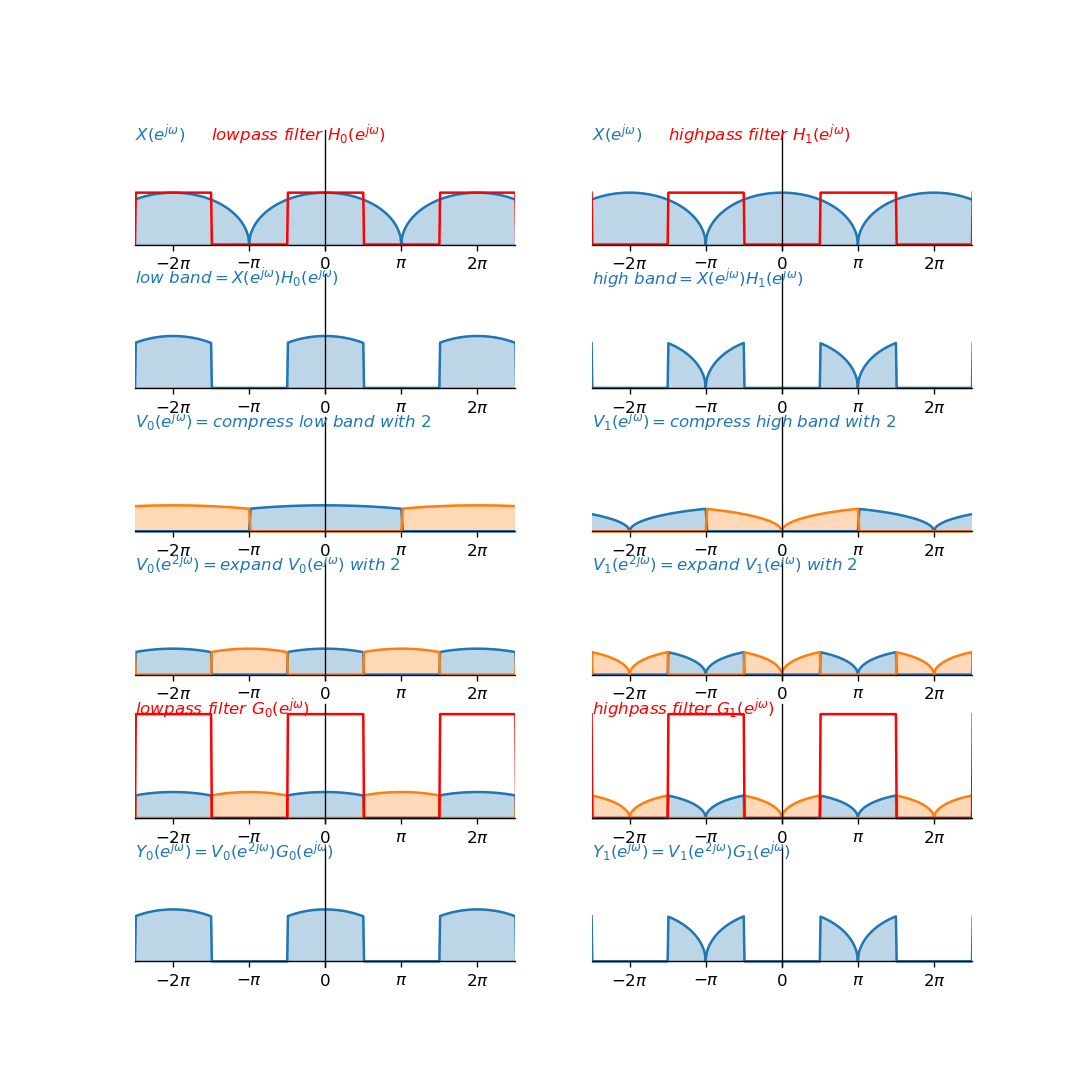

This figure's Python source:
import numpy as np
import matplotlib.pyplot as plt

def axesCross(ax):
    ax.spines['left'].set_position('zero')
    ax.spines['bottom'].set_position('zero')
    ax.spines['right'].set_color('none')
    ax.spines['top'].set_color('none')
    ax.yaxis.set_ticks([])
    ax.set_xlim(-5, 5)
    ax.set_ylim(-.1, 2.2)
    ax.xaxis.set_ticks([-4, -2, 0, 2, 4])
    ax.xaxis.set_ticklabels([r"$-2\pi$", r"$-\pi$", r"$0$", r"$\pi$", r"$2\pi$"])

def periodization(f, T, times, ax=None):
    limit = np.floor(T*times/2)
    x = np.arange(-limit, limit, .02)
    sumY = 0
    for n in np.arange(times):
        y1 = f(x-T*n)
        sumY = sumY + y1
        if ax is not None:
            ax.plot(x, y1, color='C0', linestyle=':')
            ax.fill_between(x, 0, y1, facecolor='#999999', alpha=.5)

        if n != 0:
            y2 = f(x+T*n)
            sumY = sumY + y2
            if ax is not None:
                ax.plot(x, y2, color='C0', linestyle=':')
                ax.fill_between(x, 0, y2, facecolor='#999999', alpha=.5)
    return x, sumY


# the tick 2 is pi
f = lambda x: np.where(np.abs(x)<2, .5*np.sqrt(4-x**2), 0)
f2 = lambda x:f(.5*x)
lowpass = lambda x: np.where(np.abs(x)<1, 1, 0)
highpass = lambda x: np.where(np.abs(x)<1, 0, np.where(np.abs(x)<2, 1, 0))

fig = plt.figure(figsize=(9,12), dpi=120)
(ax1, ax2), (ax3, ax4), (ax5, ax6), (ax7, ax8), (ax9, ax10), (ax11, ax12) = fig.subplots(6, 2)

x, y = periodization(f, 4, 10)
lx, ly = periodization(lowpass, 4, 10)
hx, hy = periodization(highpass, 4, 10)

axesCross(ax1)
ax1.plot(x, y)
ax1.fill_between(x, 0, y, color='C0', alpha=.3)
ax1.plot(lx, ly, color='r')
ax1.annotate(r"$X(e^{j\omega})$", xy=(0, 0), xytext=(-5, 2), color='C0')
ax1.annotate(r"$lowpass\ filter\ H_0(e^{j\omega})$", xy=(0, 0), xytext=(-3, 2), color='r')

axesCross(ax2)
ax2.plot(x, y)
ax2.fill_between(x, 0, y, color='C0', alpha=.3)
ax2.plot(hx, hy, color='r')
ax2.annotate(r"$X(e^{j\omega})$", xy=(0, 0), xytext=(-5, 2), color='C0')
ax2.annotate(r"$highpass\ filter\ H_1(e^{j\omega})$", xy=(0, 0), xytext=(-3, 2), color='r')

axesCross(ax3)
ax3.plot(x, y*ly)
ax3.fill_between(x, 0, y*ly, color='C0', alpha=.3)
ax3.annotate(r"$low\ band=X(e^{j\omega})H_0(e^{j\omega})$", xy=(0, 0), xytext=(-5, 2), color='C0')

axesCross(ax4)
ax4.plot(x, y*hy)
ax4.fill_between(x, 0, y*hy, color='C0', alpha=.3)
ax4.annotate(r"$high\ band=X(e^{j\omega})H_1(e^{j\omega})$", xy=(0, 0), xytext=(-5, 2), color='C0')

axesCross(ax5)
x51 = x*2
y51 = .5*ly*y
x52 = (x+4/2)*2
ax5.plot(x51, y51)
ax5.plot(x52, y51)
ax5.fill_between(x51, 0, y51, color='C0', alpha=.3)
ax5.fill_between(x52, 0, y51, color='C1', alpha=.3)
ax5.annotate(r"$V_0(e^{j\omega}) = compress\ low\ band\ with\ 2$", xy=(0, 0), xytext=(-5, 2), color='C0')

axesCross(ax6)
x61 = x*2
y61 = .5*hy*y
x62 = (x+4/2)*2
ax6.plot(x61, y61)
ax6.plot(x62, y61)
ax6.fill_between(x61, 0, y61, color='C0', alpha=.3)
ax6.fill_between(x62, 0, y61, color='C1', alpha=.3)
ax6.annotate(r"$V_1(e^{j\omega})=compress\ high\ band\ with\ 2$", xy=(0, 0), xytext=(-5, 2), color='C0')

axesCross(ax7)
x71 = x
y71 = .5*ly*y
x72 = x+4/2
ax7.plot(x71, y71)
ax7.plot(x72, y71)
ax7.fill_between(x71, 0, y71, color='C0', alpha=.3)
ax7.fill_between(x72, 0, y71, color='C1', alpha=.3)
ax7.annotate(r"$V_0(e^{2j\omega}) = expand\ V_0(e^{j\omega})\ with\ 2$", xy=(0, 0), xytext=(-5, 2), color='C0')

axesCross(ax8)
x81 = x
y81 = .5*hy*y
x82 = x+4/2
ax8.plot(x81, y81)
ax8.plot(x82, y81)
ax8.fill_between(x81, 0, y81, color='C0', alpha=.3)
ax8.fill_between(x82, 0, y81, color='C1', alpha=.3)
ax8.annotate(r"$V_1(e^{2j\omega}) = expand\ V_1(e^{j\omega})\ with\ 2$", xy=(0, 0), xytext=(-5, 2), color='C0')

axesCross(ax9)
x91 = x
y91 = .5*ly*y
x92 = x+4/2
ax9.plot(x91, y91)
ax9.plot(x92, y91)
ax9.plot(lx, 2*ly, color='r')
ax9.fill_between(x91, 0, y91, color='C0', alpha=.3)
ax9.fill_between(x92, 0, y91, color='C1', alpha=.3)
ax9.annotate(r"$lowpass\ filter\ G_0(e^{j\omega})$", xy=(0, 0), xytext=(-5, 2), color='r')

axesCross(ax10)
x101 = x
y101 = .5*hy*y
x102 = x+4/2
ax10.plot(x101, y101)
ax10.plot(x102, y101)
ax10.plot(hx, 2*hy, color='r')
ax10.fill_between(x101, 0, y101, color='C0', alpha=.3)
ax10.fill_between(x102, 0, y101, color='C1', alpha=.3)
ax10.annotate(r"$highpass\ filter\ G_1(e^{j\omega})$", xy=(0, 0), xytext=(-5, 2), color='r')

axesCross(ax11)
ax11.plot(x, y*ly)
ax11.fill_between(x, 0, y*ly, color='C0', alpha=.3)
ax11.annotate(r"$Y_0(e^{j\omega}) = V_0(e^{2j\omega})G_0(e^{j\omega})$", xy=(0, 0), xytext=(-5, 2), color='C0')

axesCross(ax12)
ax12.plot(x, y*hy)
ax12.fill_between(x, 0, y*hy, color='C0', alpha=.3)
ax12.annotate(r"$Y_1(e^{j\omega}) = V_1(e^{2j\omega})G_1(e^{j\omega})$", xy=(0, 0), xytext=(-5, 2), color='C0')

plt.show()
fig.savefig("DualSpectrum.png", format='png')
